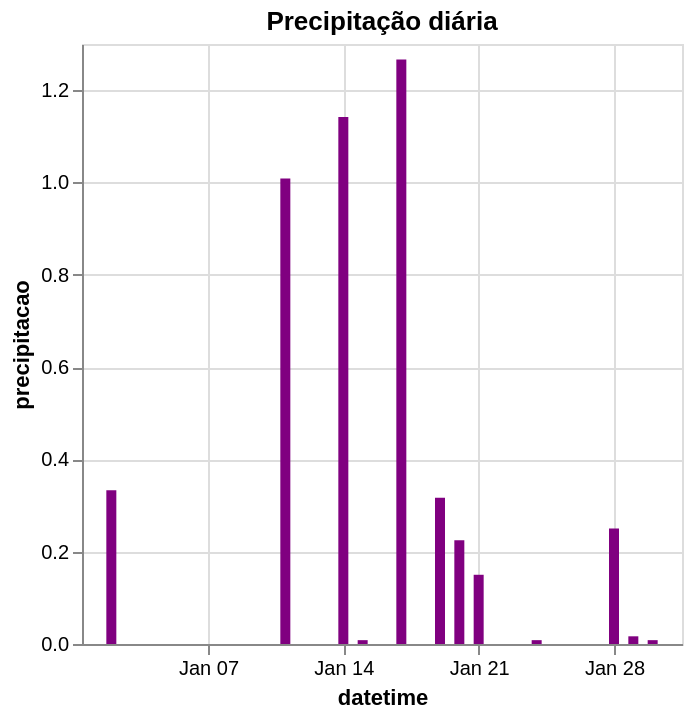

Source (notebook cell):
### Markdown cell above
Precipitação

### Code cell
chart_precip = alt.Chart(df_daily).mark_bar(color='purple').encode(
    x='datetime:T',
    y='precipitacao:Q',
    tooltip=['datetime', 'precipitacao']
).add_params(
    mes_selecao
).transform_filter(
    mes_selecao
).properties(
    title='Precipitação diária'
).interactive()
chart_precip

### Figure 1 — Vega-Lite specification as saved in the notebook (floating-point values rounded to 4 significant figures; data arrays with more than 128 entries replaced by an {"elided": "..."} marker saying what was removed)
{"config": {"view": {"continuousWidth": 300, "continuousHeight": 300}}, "data": {"name": "data-88edf89fc41b6881d40061707ff4c2c4"}, "mark": {"type": "bar", "color": "purple"}, "encoding": {"tooltip": [{"field": "datetime", "type": "temporal"}, {"field": "precipitacao", "type": "quantitative"}], "x": {"field": "datetime", "type": "temporal"}, "y": {"field": "precipitacao", "type": "quantitative"}}, "params": [{"name": "param_40e4b392a7d9a14d", "select": {"type": "point", "fields": ["mes"]}, "bind": {"input": "range", "max": 12, "min": 1, "name": "Mês", "step": 1}, "value": 1}, {"name": "param_1e9efca18e7a2868", "select": {"type": "interval", "encodings": ["x", "y"]}, "bind": "scales"}], "title": "Precipitação diária", "transform": [{"filter": {"param": "param_40e4b392a7d9a14d"}}], "$schema": "https://vega.github.io/schema/vega-lite/v6.1.0.json", "datasets": {"data-88edf89fc41b6881d40061707ff4c2c4": {"elided": "366 records"}}}
